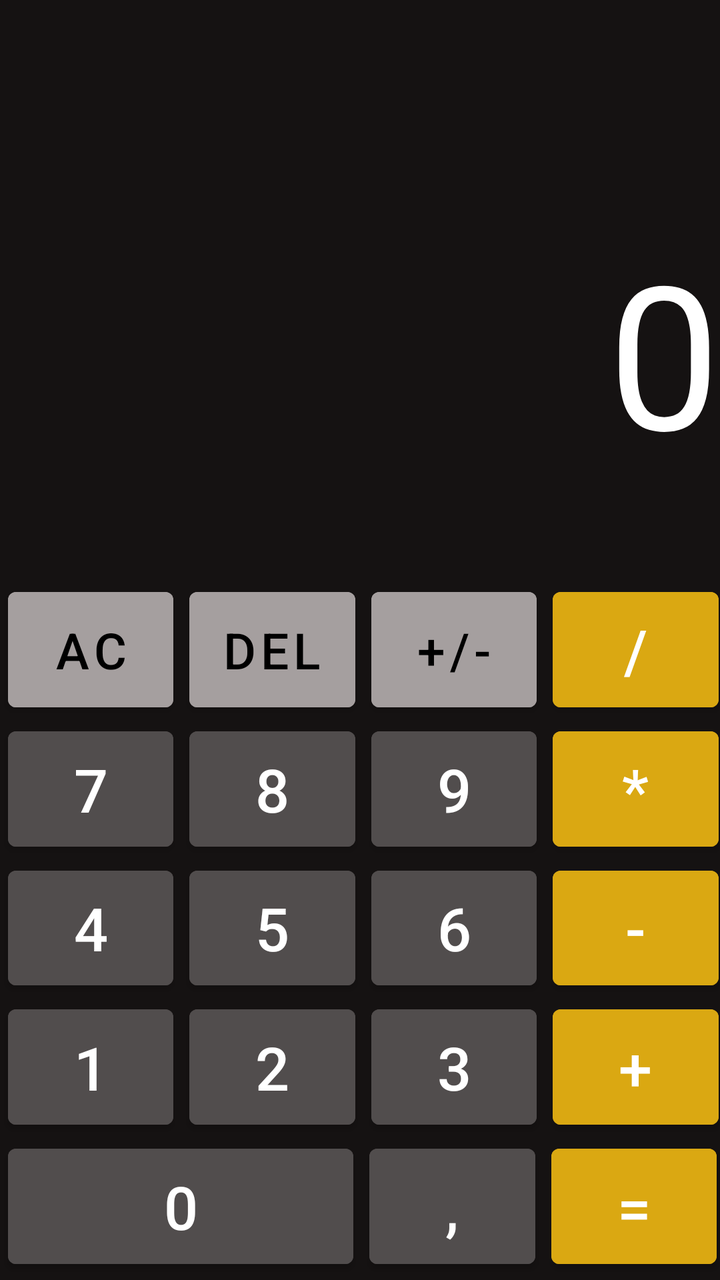
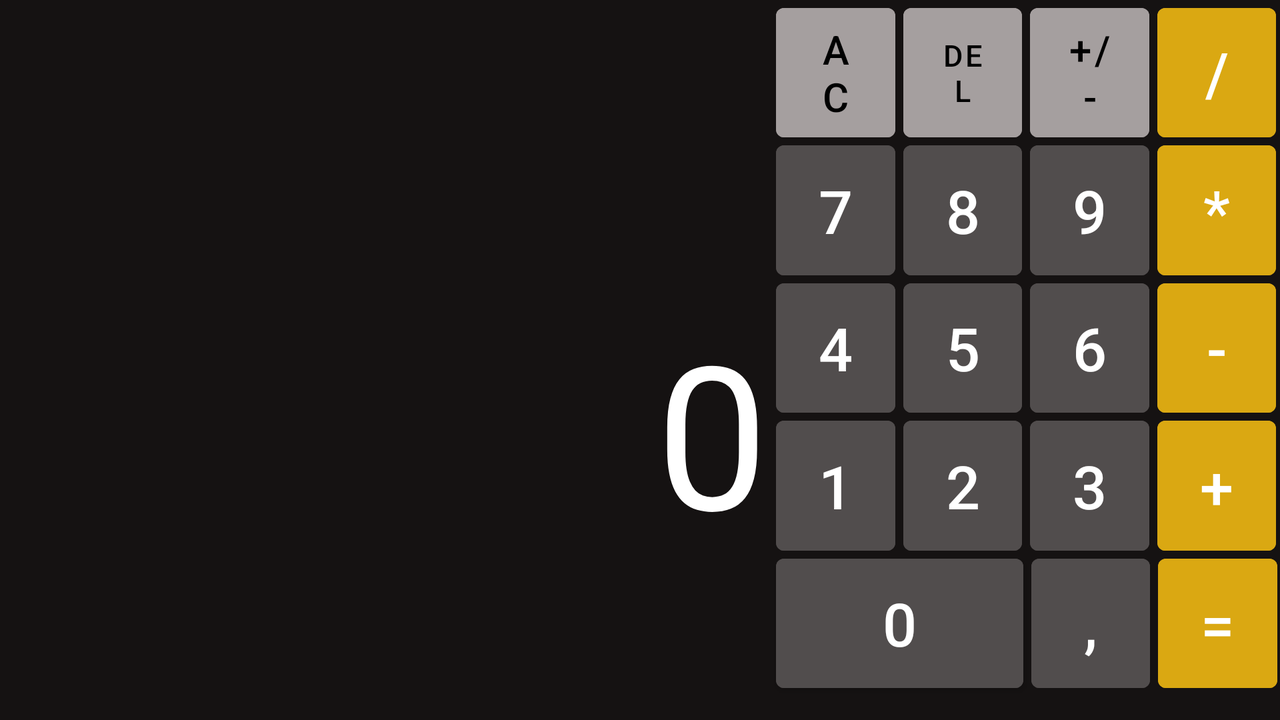

Compare how this app lays out the same screen by default and in its alternative resource folder. The renders come first, then the two layout files and the values they reference.
<!-- AndroidManifest.xml: application theme Theme.Calculator -->
<!-- res/layout/calculator_fragment.xml -->
<?xml version="1.0" encoding="utf-8"?>
<androidx.constraintlayout.widget.ConstraintLayout xmlns:android="http://schemas.android.com/apk/res/android"
    xmlns:app="http://schemas.android.com/apk/res-auto"
    xmlns:tools="http://schemas.android.com/tools"
    android:layout_width="match_parent"
    android:layout_height="match_parent"
    android:background="@color/background"
    android:orientation="vertical">

    <TextView
        android:id="@+id/historyTextView"
        android:layout_width="0dp"
        android:layout_height="0dp"
        android:textColor="@color/white"
        android:textSize="15sp"
        app:layout_constraintEnd_toEndOf="parent"
        app:layout_constraintHeight_percent="0.1"
        app:layout_constraintHorizontal_bias="0.0"
        app:layout_constraintStart_toStartOf="parent"
        app:layout_constraintTop_toTopOf="parent" />

    <TextView
        android:id="@+id/mainTextView"
        android:layout_width="0dp"
        android:layout_height="0dp"
        android:gravity="end|center_vertical"
        android:text="@string/number_0"
        android:textColor="@color/white"
        android:textSize="100sp"
        app:layout_constraintEnd_toEndOf="parent"
        app:layout_constraintHeight_percent="0.35"
        app:layout_constraintStart_toStartOf="parent"
        app:layout_constraintTop_toBottomOf="@+id/historyTextView" />

    <Button
        android:id="@+id/buttonAC"
        style="@style/ButtonStyle"
        android:layout_width="0dp"
        android:layout_height="0dp"
        android:layout_margin="4dp"
        android:backgroundTint="@color/light_gray_button"
        android:text="@string/ac"
        android:textColor="@color/black"
        android:textSize="25sp"
        app:layout_constraintBottom_toTopOf="@+id/button7"
        app:layout_constraintEnd_toStartOf="@+id/buttonDelete"
        app:layout_constraintHeight_percent="0.09"
        app:layout_constraintHorizontal_bias="0.5"
        app:layout_constraintStart_toStartOf="parent"
        app:layout_constraintTop_toBottomOf="@+id/mainTextView"
        app:layout_constraintWidth_percent="0.23" />

    <Button
        android:id="@+id/buttonDelete"
        style="@style/ButtonStyle"
        android:layout_width="0dp"
        android:layout_height="0dp"
        android:layout_margin="4dp"
        android:backgroundTint="@color/light_gray_button"
        android:text="@string/delete"
        android:textColor="@color/black"
        android:textSize="25sp"
        app:layout_constraintBottom_toTopOf="@+id/button8"
        app:layout_constraintEnd_toStartOf="@+id/buttonPlusMinus"
        app:layout_constraintHeight_percent="0.09"
        app:layout_constraintHorizontal_bias="0.5"
        app:layout_constraintStart_toEndOf="@+id/buttonAC"
        app:layout_constraintTop_toBottomOf="@+id/mainTextView"
        app:layout_constraintWidth_percent="0.23" />

    <Button
        android:id="@+id/buttonPlusMinus"
        style="@style/ButtonStyle"
        android:layout_width="0dp"
        android:layout_height="0dp"
        android:layout_margin="4dp"
        android:backgroundTint="@color/light_gray_button"
        android:text="@string/plus_minus"
        android:textColor="@color/black"
        android:textSize="25sp"
        app:layout_constraintBottom_toTopOf="@+id/button9"
        app:layout_constraintEnd_toStartOf="@+id/buttonDivision"
        app:layout_constraintHeight_percent="0.09"
        app:layout_constraintHorizontal_bias="0.5"
        app:layout_constraintStart_toEndOf="@+id/buttonDelete"
        app:layout_constraintTop_toBottomOf="@+id/mainTextView"
        app:layout_constraintWidth_percent="0.23" />

    <Button
        android:id="@+id/buttonDivision"
        style="@style/ButtonStyle"
        android:layout_width="0dp"
        android:layout_height="0dp"
        android:layout_margin="4dp"
        android:backgroundTint="@color/orange_button"
        android:text="@string/division_sign"
        android:textColor="@color/white"
        android:textSize="30sp"
        app:layout_constraintBottom_toTopOf="@+id/buttonMultiplication"
        app:layout_constraintEnd_toEndOf="parent"
        app:layout_constraintHeight_percent="0.09"
        app:layout_constraintHorizontal_bias="0.5"
        app:layout_constraintStart_toEndOf="@+id/buttonPlusMinus"
        app:layout_constraintTop_toBottomOf="@+id/mainTextView"
        app:layout_constraintWidth_percent="0.23"
        tools:ignore="TextContrastCheck" />

    <Button
        android:id="@+id/button7"
        style="@style/ButtonStyle"
        android:layout_width="0dp"
        android:layout_height="0dp"
        android:layout_margin="4dp"
        android:backgroundTint="@color/gray_button"
        android:text="@string/number_7"
        android:textColor="@color/white"
        android:textSize="30sp"
        app:layout_constraintBottom_toTopOf="@+id/button4"
        app:layout_constraintEnd_toStartOf="@+id/button8"
        app:layout_constraintHeight_percent="0.09"
        app:layout_constraintHorizontal_bias="0.5"
        app:layout_constraintStart_toStartOf="parent"
        app:layout_constraintTop_toBottomOf="@+id/buttonAC"
        app:layout_constraintWidth_percent="0.23" />

    <Button
        android:id="@+id/button8"
        style="@style/ButtonStyle"
        android:layout_width="0dp"
        android:layout_height="0dp"
        android:layout_margin="4dp"
        android:backgroundTint="@color/gray_button"
        android:text="@string/number_8"
        android:textColor="@color/white"
        android:textSize="30sp"
        app:layout_constraintBottom_toTopOf="@+id/button5"
        app:layout_constraintEnd_toStartOf="@+id/button9"
        app:layout_constraintHeight_percent="0.09"
        app:layout_constraintHorizontal_bias="0.5"
        app:layout_constraintStart_toEndOf="@+id/button7"
        app:layout_constraintTop_toBottomOf="@+id/buttonDelete"
        app:layout_constraintWidth_percent="0.23" />

    <Button
        android:id="@+id/button9"
        style="@style/ButtonStyle"
        android:layout_width="0dp"
        android:layout_height="0dp"
        android:layout_margin="4dp"
        android:backgroundTint="@color/gray_button"
        android:text="@string/number_9"
        android:textColor="@color/white"
        android:textSize="30sp"
        app:layout_constraintBottom_toTopOf="@+id/button6"
        app:layout_constraintEnd_toStartOf="@+id/buttonMultiplication"
        app:layout_constraintHeight_percent="0.09"
        app:layout_constraintHorizontal_bias="0.5"
        app:layout_constraintStart_toEndOf="@+id/button8"
        app:layout_constraintTop_toBottomOf="@+id/buttonPlusMinus"
        app:layout_constraintWidth_percent="0.23" />

    <Button
        android:id="@+id/buttonMultiplication"
        style="@style/ButtonStyle"
        android:layout_width="0dp"
        android:layout_height="0dp"
        android:layout_margin="4dp"
        android:backgroundTint="@color/orange_button"
        android:text="@string/multiplication_sign"
        android:textColor="@color/white"
        android:textSize="30sp"
        app:layout_constraintBottom_toTopOf="@+id/buttonMinus"
        app:layout_constraintEnd_toEndOf="parent"
        app:layout_constraintHeight_percent="0.09"
        app:layout_constraintHorizontal_bias="0.5"
        app:layout_constraintStart_toEndOf="@+id/button9"
        app:layout_constraintTop_toBottomOf="@+id/buttonDivision"
        app:layout_constraintWidth_percent="0.23"
        tools:ignore="TextContrastCheck" />

    <Button
        android:id="@+id/button4"
        style="@style/ButtonStyle"
        android:layout_width="0dp"
        android:layout_height="0dp"
        android:layout_margin="4dp"
        android:backgroundTint="@color/gray_button"
        android:text="@string/number_4"
        android:textColor="@color/white"
        android:textSize="30sp"
        app:layout_constraintBottom_toTopOf="@+id/button1"
        app:layout_constraintEnd_toStartOf="@+id/button5"
        app:layout_constraintHeight_percent="0.09"
        app:layout_constraintHorizontal_bias="0.5"
        app:layout_constraintStart_toStartOf="parent"
        app:layout_constraintTop_toBottomOf="@+id/button7"
        app:layout_constraintWidth_percent="0.23" />

    <Button
        android:id="@+id/button5"
        style="@style/ButtonStyle"
        android:layout_width="0dp"
        android:layout_height="0dp"
        android:layout_margin="4dp"
        android:backgroundTint="@color/gray_button"
        android:text="@string/number_5"
        android:textColor="@color/white"
        android:textSize="30sp"
        app:layout_constraintBottom_toTopOf="@+id/button2"
        app:layout_constraintEnd_toStartOf="@+id/button6"
        app:layout_constraintHeight_percent="0.09"
        app:layout_constraintHorizontal_bias="0.5"
        app:layout_constraintStart_toEndOf="@+id/button4"
        app:layout_constraintTop_toBottomOf="@+id/button8"
        app:layout_constraintWidth_percent="0.23" />

    <Button
        android:id="@+id/button6"
        style="@style/ButtonStyle"
        android:layout_width="0dp"
        android:layout_height="0dp"
        android:layout_margin="4dp"
        android:backgroundTint="@color/gray_button"
        android:text="@string/number_6"
        android:textColor="@color/white"
        android:textSize="30sp"
        app:layout_constraintBottom_toTopOf="@+id/button3"
        app:layout_constraintEnd_toStartOf="@+id/buttonMinus"
        app:layout_constraintHeight_percent="0.09"
        app:layout_constraintHorizontal_bias="0.5"
        app:layout_constraintStart_toEndOf="@+id/button5"
        app:layout_constraintTop_toBottomOf="@+id/button9"
        app:layout_constraintWidth_percent="0.23" />

    <Button
        android:id="@+id/buttonMinus"
        style="@style/ButtonStyle"
        android:layout_width="0dp"
        android:layout_height="0dp"
        android:layout_margin="4dp"
        android:backgroundTint="@color/orange_button"
        android:text="@string/minus_sign"
        android:textColor="@color/white"
        android:textSize="30sp"
        app:layout_constraintBottom_toTopOf="@+id/buttonPlus"
        app:layout_constraintEnd_toEndOf="parent"
        app:layout_constraintHeight_percent="0.09"
        app:layout_constraintHorizontal_bias="0.5"
        app:layout_constraintStart_toEndOf="@+id/button6"
        app:layout_constraintTop_toBottomOf="@+id/buttonMultiplication"
        app:layout_constraintWidth_percent="0.23" />

    <Button
        android:id="@+id/button1"
        style="@style/ButtonStyle"
        android:layout_width="0dp"
        android:layout_height="0dp"
        android:layout_margin="4dp"
        android:backgroundTint="@color/gray_button"
        android:text="@string/number_1"
        android:textColor="@color/white"
        android:textSize="30sp"
        app:layout_constraintBottom_toTopOf="@+id/space"
        app:layout_constraintEnd_toStartOf="@+id/button2"
        app:layout_constraintHeight_percent="0.09"
        app:layout_constraintHorizontal_bias="0.5"
        app:layout_constraintStart_toStartOf="parent"
        app:layout_constraintTop_toBottomOf="@+id/button4"
        app:layout_constraintWidth_percent="0.23" />

    <Button
        android:id="@+id/button0"
        style="@style/ButtonStyle"
        android:layout_width="0dp"
        android:layout_height="0dp"
        android:layout_margin="4dp"
        android:backgroundTint="@color/gray_button"
        android:text="@string/number_0"
        android:textColor="@color/white"
        android:textSize="30sp"
        app:layout_constraintBottom_toBottomOf="parent"
        app:layout_constraintEnd_toStartOf="@+id/buttonPoint"
        app:layout_constraintHeight_percent="0.09"
        app:layout_constraintHorizontal_bias="0.5"
        app:layout_constraintStart_toStartOf="parent"
        app:layout_constraintTop_toBottomOf="@+id/button2"
        app:layout_constraintWidth_percent="0.48"
        tools:ignore="DuplicateSpeakableTextCheck" />

    <Button
        android:id="@+id/button2"
        style="@style/ButtonStyle"
        android:layout_width="0dp"
        android:layout_height="0dp"
        android:layout_margin="4dp"
        android:backgroundTint="@color/gray_button"
        android:text="@string/number_2"
        android:textColor="@color/white"
        android:textSize="30sp"
        app:layout_constraintBottom_toTopOf="@+id/button0"
        app:layout_constraintEnd_toStartOf="@+id/button3"
        app:layout_constraintHeight_percent="0.09"
        app:layout_constraintHorizontal_bias="0.5"
        app:layout_constraintStart_toEndOf="@+id/button1"
        app:layout_constraintTop_toBottomOf="@+id/button5"
        app:layout_constraintWidth_percent="0.23" />

    <Button
        android:id="@+id/button3"
        style="@style/ButtonStyle"
        android:layout_width="0dp"
        android:layout_height="0dp"
        android:layout_margin="4dp"
        android:backgroundTint="@color/gray_button"
        android:text="@string/number_3"
        android:textColor="@color/white"
        android:textSize="30sp"
        app:layout_constraintBottom_toTopOf="@+id/buttonPoint"
        app:layout_constraintEnd_toStartOf="@+id/buttonPlus"
        app:layout_constraintHeight_percent="0.09"
        app:layout_constraintHorizontal_bias="0.5"
        app:layout_constraintStart_toEndOf="@+id/button2"
        app:layout_constraintTop_toBottomOf="@+id/button6"
        app:layout_constraintWidth_percent="0.23" />

    <Button
        android:id="@+id/buttonPlus"
        style="@style/ButtonStyle"
        android:layout_width="0dp"
        android:layout_height="0dp"
        android:layout_margin="4dp"
        android:backgroundTint="@color/orange_button"
        android:text="@string/plus_sign"
        android:textColor="@color/white"
        android:textSize="30sp"
        app:layout_constraintBottom_toTopOf="@+id/buttonResult"
        app:layout_constraintEnd_toEndOf="parent"
        app:layout_constraintHeight_percent="0.09"
        app:layout_constraintHorizontal_bias="0.5"
        app:layout_constraintStart_toEndOf="@+id/button3"
        app:layout_constraintTop_toBottomOf="@+id/buttonMinus"
        app:layout_constraintWidth_percent="0.23" />

    <Button
        android:id="@+id/buttonPoint"
        style="@style/ButtonStyle"
        android:layout_width="0dp"
        android:layout_height="0dp"
        android:layout_margin="4dp"
        android:backgroundTint="@color/gray_button"
        android:text="@string/decimal_sign"
        android:textColor="@color/white"
        android:textSize="30sp"
        app:layout_constraintBottom_toBottomOf="parent"
        app:layout_constraintEnd_toStartOf="@+id/buttonResult"
        app:layout_constraintHeight_percent="0.09"
        app:layout_constraintHorizontal_bias="0.5"
        app:layout_constraintStart_toEndOf="@+id/button0"
        app:layout_constraintTop_toBottomOf="@+id/button3"
        app:layout_constraintWidth_percent="0.23" />

    <Button
        android:id="@+id/buttonResult"
        style="@style/ButtonStyle"
        android:layout_width="0dp"
        android:layout_height="0dp"
        android:layout_margin="4dp"
        android:backgroundTint="@color/orange_button"
        android:text="@string/equals_sign"
        android:textColor="@color/white"
        android:textSize="30sp"
        app:layout_constraintBottom_toBottomOf="parent"
        app:layout_constraintEnd_toEndOf="parent"
        app:layout_constraintHeight_percent="0.09"
        app:layout_constraintHorizontal_bias="0.5"
        app:layout_constraintStart_toEndOf="@+id/buttonPoint"
        app:layout_constraintTop_toBottomOf="@+id/buttonPlus"
        app:layout_constraintWidth_percent="0.23" />

    <Space
        android:id="@+id/space"
        android:layout_width="0dp"
        android:layout_height="0dp"
        android:layout_margin="4dp"
        app:layout_constraintBottom_toBottomOf="parent"
        app:layout_constraintEnd_toStartOf="@+id/buttonPoint"
        app:layout_constraintHeight_percent="0.09"
        app:layout_constraintHorizontal_bias="0.5"
        app:layout_constraintStart_toStartOf="parent"
        app:layout_constraintTop_toBottomOf="@+id/button1" />

</androidx.constraintlayout.widget.ConstraintLayout>
<!-- resources referenced by this layout -->
<resources>
  <color name="background">#151212</color>
  <color name="black">#FF000000</color>
  <color name="gray_button">#514D4D</color>
  <color name="light_gray_button">#A59F9F</color>
  <color name="orange_button">#DAA812</color>
  <color name="white">#FFFFFFFF</color>
  <string name="ac">AC</string>
  <string name="decimal_sign">,</string>
  <string name="delete">Del</string>
  <string name="division_sign">/</string>
  <string name="equals_sign">=</string>
  <string name="minus_sign">-</string>
  <string name="multiplication_sign">*</string>
  <string name="number_0">0</string>
  <string name="number_1">1</string>
  <string name="number_2">2</string>
  <string name="number_3">3</string>
  <string name="number_4">4</string>
  <string name="number_5">5</string>
  <string name="number_6">6</string>
  <string name="number_7">7</string>
  <string name="number_8">8</string>
  <string name="number_9">9</string>
  <string name="plus_minus">+/-</string>
  <string name="plus_sign">+</string>
  <style name="ButtonStyle" parent="Widget.MaterialComponents.Button">
          <item name="android:insetTop">0dp</item>
          <item name="android:insetBottom">0dp</item>
      </style>
  <style name="Theme.Calculator" parent="Theme.MaterialComponents.DayNight.DarkActionBar">
          
          <item name="colorPrimary">#5C5858</item>
          <item name="colorPrimaryVariant">@color/black</item>
          <item name="colorOnPrimary">@color/white</item>
          
          <item name="colorSecondary">@color/teal_200</item>
          <item name="colorSecondaryVariant">@color/teal_700</item>
          <item name="colorOnSecondary">@color/black</item>
          
          <item name="android:statusBarColor" tools:targetApi="l">?attr/colorPrimaryVariant</item>
          
      </style>
  <color name="teal_200">#FF03DAC5</color>
  <color name="teal_700">#FF018786</color>
</resources>
<!-- res/layout-land/calculator_fragment.xml (the repository's variant of the layout above) -->
<!-- drawn on the phone turned sideways -->
<?xml version="1.0" encoding="utf-8"?>
<androidx.constraintlayout.widget.ConstraintLayout xmlns:android="http://schemas.android.com/apk/res/android"
    xmlns:app="http://schemas.android.com/apk/res-auto"
    xmlns:tools="http://schemas.android.com/tools"
    android:layout_width="match_parent"
    android:layout_height="match_parent"
    android:background="@color/background"
    android:orientation="vertical">

    <TextView
        android:id="@+id/historyTextView"
        android:layout_width="0dp"
        android:layout_height="0dp"
        android:textColor="@color/white"
        android:textSize="15sp"
        app:layout_constraintHeight_percent="0.2"
        app:layout_constraintStart_toStartOf="parent"
        app:layout_constraintTop_toTopOf="parent"
        app:layout_constraintWidth_percent="0.6" />

    <TextView
        android:id="@+id/mainTextView"
        android:layout_width="0dp"
        android:layout_height="0dp"
        android:gravity="end|center_vertical"
        android:text="@string/number_0"
        android:textColor="@color/white"
        android:textSize="100sp"
        app:layout_constraintHeight_percent="0.8"
        app:layout_constraintStart_toStartOf="parent"
        app:layout_constraintTop_toBottomOf="@+id/historyTextView"
        app:layout_constraintWidth_percent="0.6" />

    <Button
        android:id="@+id/buttonAC"
        style="@style/ButtonStyle"
        android:layout_width="0dp"
        android:layout_height="0dp"
        android:layout_margin="4dp"
        android:backgroundTint="@color/light_gray_button"
        android:text="@string/ac"
        android:textColor="@color/black"
        android:textSize="20sp"
        app:layout_constraintHeight_percent="0.18"
        app:layout_constraintStart_toEndOf="@+id/historyTextView"
        app:layout_constraintTop_toTopOf="parent"
        app:layout_constraintWidth_percent="0.093" />

    <Button
        android:id="@+id/buttonDelete"
        style="@style/ButtonStyle"
        android:layout_width="0dp"
        android:layout_height="0dp"
        android:layout_margin="4dp"
        android:backgroundTint="@color/light_gray_button"
        android:text="@string/delete"
        android:textColor="@color/black"
        android:textSize="15sp"
        app:layout_constraintHeight_percent="0.18"
        app:layout_constraintStart_toEndOf="@+id/buttonAC"
        app:layout_constraintTop_toTopOf="parent"
        app:layout_constraintWidth_percent="0.093" />

    <Button
        android:id="@+id/buttonPlusMinus"
        style="@style/ButtonStyle"
        android:layout_width="0dp"
        android:layout_height="0dp"
        android:layout_margin="4dp"
        android:backgroundTint="@color/light_gray_button"
        android:text="@string/plus_minus"
        android:textColor="@color/black"
        android:textSize="20sp"
        app:layout_constraintHeight_percent="0.18"
        app:layout_constraintStart_toEndOf="@+id/buttonDelete"
        app:layout_constraintTop_toTopOf="parent"
        app:layout_constraintWidth_percent="0.093" />

    <Button
        android:id="@+id/buttonDivision"
        style="@style/ButtonStyle"
        android:layout_width="0dp"
        android:layout_height="0dp"
        android:layout_margin="4dp"
        android:backgroundTint="@color/orange_button"
        android:text="@string/division_sign"
        android:textColor="@color/white"
        android:textSize="30sp"
        app:layout_constraintHeight_percent="0.18"
        app:layout_constraintStart_toEndOf="@+id/buttonPlusMinus"
        app:layout_constraintTop_toTopOf="parent"
        app:layout_constraintWidth_percent="0.093"
        tools:ignore="TextContrastCheck" />

    <Button
        android:id="@+id/button7"
        style="@style/ButtonStyle"
        android:layout_width="0dp"
        android:layout_height="0dp"
        android:layout_margin="4dp"
        android:backgroundTint="@color/gray_button"
        android:text="@string/number_7"
        android:textColor="@color/white"
        android:textSize="30sp"
        app:layout_constraintHeight_percent="0.18"
        app:layout_constraintStart_toEndOf="@+id/mainTextView"
        app:layout_constraintTop_toBottomOf="@+id/buttonAC"
        app:layout_constraintWidth_percent="0.093" />

    <Button
        android:id="@+id/button8"
        style="@style/ButtonStyle"
        android:layout_width="0dp"
        android:layout_height="0dp"
        android:layout_margin="4dp"
        android:backgroundTint="@color/gray_button"
        android:text="@string/number_8"
        android:textColor="@color/white"
        android:textSize="30sp"
        app:layout_constraintHeight_percent="0.18"
        app:layout_constraintStart_toEndOf="@+id/button7"
        app:layout_constraintTop_toBottomOf="@+id/buttonDelete"
        app:layout_constraintWidth_percent="0.093" />

    <Button
        android:id="@+id/button9"
        style="@style/ButtonStyle"
        android:layout_width="0dp"
        android:layout_height="0dp"
        android:layout_margin="4dp"
        android:backgroundTint="@color/gray_button"
        android:text="@string/number_9"
        android:textColor="@color/white"
        android:textSize="30sp"
        app:layout_constraintHeight_percent="0.18"
        app:layout_constraintStart_toEndOf="@+id/button8"
        app:layout_constraintTop_toBottomOf="@+id/buttonPlusMinus"
        app:layout_constraintWidth_percent="0.093" />

    <Button
        android:id="@+id/buttonMultiplication"
        style="@style/ButtonStyle"
        android:layout_width="0dp"
        android:layout_height="0dp"
        android:layout_margin="4dp"
        android:backgroundTint="@color/orange_button"
        android:text="@string/multiplication_sign"
        android:textColor="@color/white"
        android:textSize="30sp"
        app:layout_constraintHeight_percent="0.18"
        app:layout_constraintStart_toEndOf="@+id/button9"
        app:layout_constraintTop_toBottomOf="@+id/buttonDivision"
        app:layout_constraintWidth_percent="0.093"
        tools:ignore="TextContrastCheck" />

    <Button
        android:id="@+id/button4"
        style="@style/ButtonStyle"
        android:layout_width="0dp"
        android:layout_height="0dp"
        android:layout_margin="4dp"
        android:layout_marginStart="8dp"
        android:backgroundTint="@color/gray_button"
        android:text="@string/number_4"
        android:textColor="@color/white"
        android:textSize="30sp"
        app:layout_constraintHeight_percent="0.18"
        app:layout_constraintStart_toEndOf="@+id/mainTextView"
        app:layout_constraintTop_toBottomOf="@+id/button7"
        app:layout_constraintWidth_percent="0.093" />

    <Button
        android:id="@+id/button5"
        style="@style/ButtonStyle"
        android:layout_width="0dp"
        android:layout_height="0dp"
        android:layout_margin="4dp"
        android:backgroundTint="@color/gray_button"
        android:text="@string/number_5"
        android:textColor="@color/white"
        android:textSize="30sp"
        app:layout_constraintHeight_percent="0.18"
        app:layout_constraintStart_toEndOf="@+id/button4"
        app:layout_constraintTop_toBottomOf="@+id/button8"
        app:layout_constraintWidth_percent="0.093" />

    <Button
        android:id="@+id/button6"
        style="@style/ButtonStyle"
        android:layout_width="0dp"
        android:layout_height="0dp"
        android:layout_margin="4dp"
        android:backgroundTint="@color/gray_button"
        android:text="@string/number_6"
        android:textColor="@color/white"
        android:textSize="30sp"
        app:layout_constraintHeight_percent="0.18"
        app:layout_constraintStart_toEndOf="@+id/button5"
        app:layout_constraintTop_toBottomOf="@+id/button9"
        app:layout_constraintWidth_percent="0.093" />

    <Button
        android:id="@+id/buttonMinus"
        style="@style/ButtonStyle"
        android:layout_width="0dp"
        android:layout_height="0dp"
        android:layout_margin="4dp"
        android:backgroundTint="@color/orange_button"
        android:text="@string/minus_sign"
        android:textColor="@color/white"
        android:textSize="30sp"
        app:layout_constraintHeight_percent="0.18"
        app:layout_constraintStart_toEndOf="@+id/button6"
        app:layout_constraintTop_toBottomOf="@+id/buttonMultiplication"
        app:layout_constraintWidth_percent="0.093" />

    <Button
        android:id="@+id/button1"
        style="@style/ButtonStyle"
        android:layout_width="0dp"
        android:layout_height="0dp"
        android:layout_margin="4dp"
        android:backgroundTint="@color/gray_button"
        android:text="@string/number_1"
        android:textColor="@color/white"
        android:textSize="30sp"
        app:layout_constraintHeight_percent="0.18"
        app:layout_constraintStart_toEndOf="@+id/mainTextView"
        app:layout_constraintTop_toBottomOf="@+id/button4"
        app:layout_constraintWidth_percent="0.093" />

    <Button
        android:id="@+id/button0"
        style="@style/ButtonStyle"
        android:layout_width="0dp"
        android:layout_height="0dp"
        android:layout_margin="4dp"
        android:backgroundTint="@color/gray_button"
        android:text="@string/number_0"
        android:textColor="@color/white"
        android:textSize="30sp"
        app:layout_constraintHeight_percent="0.18"
        app:layout_constraintStart_toEndOf="@+id/mainTextView"
        app:layout_constraintTop_toBottomOf="@+id/button2"
        app:layout_constraintWidth_percent="0.193"
        tools:ignore="DuplicateSpeakableTextCheck" />

    <Button
        android:id="@+id/button2"
        style="@style/ButtonStyle"
        android:layout_width="0dp"
        android:layout_height="0dp"
        android:layout_margin="4dp"
        android:backgroundTint="@color/gray_button"
        android:text="@string/number_2"
        android:textColor="@color/white"
        android:textSize="30sp"
        app:layout_constraintHeight_percent="0.18"
        app:layout_constraintStart_toEndOf="@+id/button1"
        app:layout_constraintTop_toBottomOf="@+id/button5"
        app:layout_constraintWidth_percent="0.093" />

    <Button
        android:id="@+id/button3"
        style="@style/ButtonStyle"
        android:layout_width="0dp"
        android:layout_height="0dp"
        android:layout_margin="4dp"
        android:backgroundTint="@color/gray_button"
        android:text="@string/number_3"
        android:textColor="@color/white"
        android:textSize="30sp"
        app:layout_constraintHeight_percent="0.18"
        app:layout_constraintStart_toEndOf="@+id/button2"
        app:layout_constraintTop_toBottomOf="@+id/button6"
        app:layout_constraintWidth_percent="0.093" />

    <Button
        android:id="@+id/buttonPlus"
        style="@style/ButtonStyle"
        android:layout_width="0dp"
        android:layout_height="0dp"
        android:layout_margin="4dp"
        android:backgroundTint="@color/orange_button"
        android:text="@string/plus_sign"
        android:textColor="@color/white"
        android:textSize="30sp"
        app:layout_constraintHeight_percent="0.18"
        app:layout_constraintStart_toEndOf="@+id/button3"
        app:layout_constraintTop_toBottomOf="@+id/buttonMinus"
        app:layout_constraintWidth_percent="0.093" />

    <Button
        android:id="@+id/buttonPoint"
        style="@style/ButtonStyle"
        android:layout_width="0dp"
        android:layout_height="0dp"
        android:layout_margin="4dp"
        android:backgroundTint="@color/gray_button"
        android:text="@string/decimal_sign"
        android:textColor="@color/white"
        android:textSize="30sp"
        app:layout_constraintHeight_percent="0.18"
        app:layout_constraintStart_toEndOf="@+id/button0"
        app:layout_constraintTop_toBottomOf="@+id/button3"
        app:layout_constraintWidth_percent="0.093" />

    <Button
        android:id="@+id/buttonResult"
        style="@style/ButtonStyle"
        android:layout_width="0dp"
        android:layout_height="0dp"
        android:layout_margin="4dp"
        android:backgroundTint="@color/orange_button"
        android:text="@string/equals_sign"
        android:textColor="@color/white"
        android:textSize="30sp"
        app:layout_constraintHeight_percent="0.18"
        app:layout_constraintStart_toEndOf="@+id/buttonPoint"
        app:layout_constraintTop_toBottomOf="@+id/buttonPlus"
        app:layout_constraintWidth_percent="0.093" />

    <Space
        android:id="@+id/space"
        android:layout_width="0dp"
        android:layout_height="0dp"
        android:layout_margin="4dp"
        app:layout_constraintBottom_toBottomOf="parent"
        app:layout_constraintHeight_percent="0.18"
        app:layout_constraintStart_toEndOf="@+id/mainTextView"
        app:layout_constraintTop_toBottomOf="@+id/button1" />

</androidx.constraintlayout.widget.ConstraintLayout>
